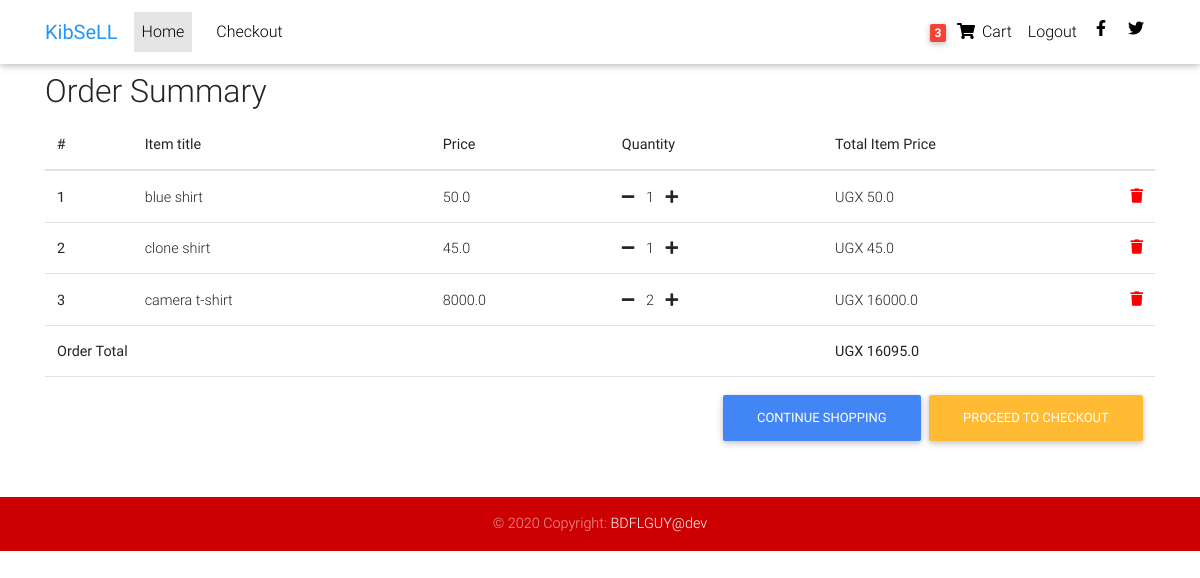
The app's page /order-summary/ (signed in), older data.
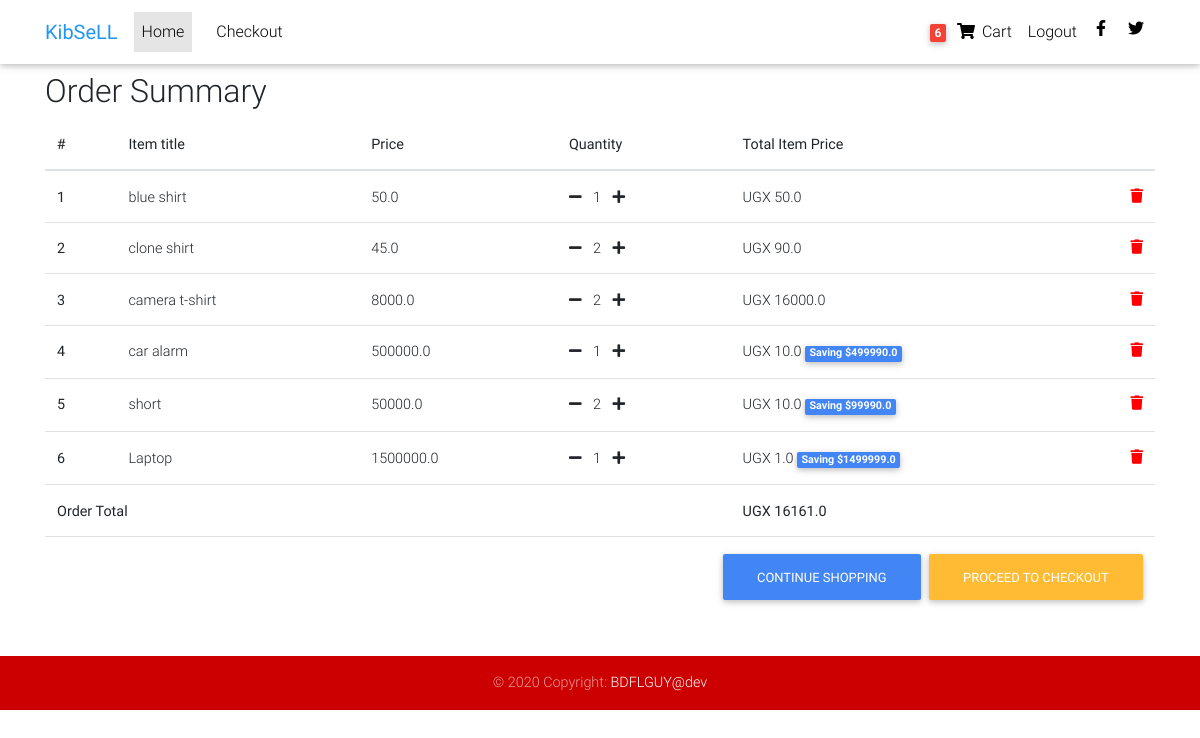
The same page, newer data.
### products/models.py (models this page shows, shortened)
class Order(models.Model):
    user = models.ForeignKey(settings.AUTH_USER_MODEL,
                             on_delete=models.CASCADE)
    ref_code = models.CharField(max_length=20, blank=True, null=True)
    items = models.ManyToManyField(OrderItem)
    start_date = models.DateTimeField(auto_now_add=True)
    ordered_date = models.DateTimeField()
    ordered = models.BooleanField(default=False)
    shipping_address = models.ForeignKey(
        'Address', related_name='shipping_address', on_delete=models.SET_NULL, blank=True, null=True)
    billing_address = models.ForeignKey(
        'Address', related_name='billing_address', on_delete=models.SET_NULL, blank=True, null=True)
    payment = models.ForeignKey(
        'Payment', on_delete=models.SET_NULL, blank=True, null=True)
    coupon = models.ForeignKey(
        'Coupon', on_delete=models.SET_NULL, blank=True, null=True)
    being_delivered = models.BooleanField(default=False)
    received = models.BooleanField(default=False)
    refund_requested = models.BooleanField(default=False)
    refund_granted = models.BooleanField(default=False)
    '''
    1. Item added to cart
    2. Adding a billing address
    (Failed checkout)
    3. Payment
    (Pre-processing, processing, packaging etc.)
    4. Being delivered
    5. Received
    6. Refunds
    '''
    def get_total(self):
        total = 0
        for order_item in self.items.all():
            total += order_item.get_final_price()
        if self.coupon:
            total -= self.coupon.amount
        return total

class OrderItem(models.Model):
    user = models.ForeignKey(settings.AUTH_USER_MODEL,
                             on_delete=models.CASCADE)
    ordered = models.BooleanField(default=False)
    item = models.ForeignKey(Item, on_delete=models.CASCADE)
    quantity = models.IntegerField(default=1)
    def get_total_item_price(self):
        return self.quantity * self.item.price
    def get_total_discount_item_price(self):
        return self.quantity * self.item.discount_price
    def get_amount_saved(self):
        return self.get_total_item_price() - self.get_total_discount_item_price()
    def get_final_price(self):
        if self.item.discount_price:
            return self.get_total_discount_item_price()
        return self.get_total_item_price()

class Item(models.Model):
    title = models.CharField(max_length=100)
    price = models.FloatField()
    discount_price = models.FloatField(blank=True, null=True)
    category = models.CharField(choices=CATEGORY_CHOICES, max_length=10)
    label = models.CharField(choices=LABEL_CHOICES, max_length=1)
    slug = models.SlugField()
    description = models.TextField()
    image = models.ImageField()

### products/views.py (the view)
# urls.py: path('order-summary/', OrderSummaryView.as_view(), name='order-summary'),
class OrderSummaryView(LoginRequiredMixin, View):
    def get(self, *args, **kwargs):
        try:
            order = Order.objects.get(user=self.request.user, ordered=False)
            context = {
                'object': order
            }
            return render(self.request, 'order_summary.html', context)
        except ObjectDoesNotExist:
            messages.warning(self.request, "You do not have an active order")
            return redirect("/")

### products/templatetags/cart_template_tags.py (called while the page is built)
@register.filter
def cart_item_count(user):
    if user.is_authenticated:
        qs = Order.objects.filter(user=user, ordered=False)
        if qs.exists():
            return qs[0].items.count()
        return 0

### products/templates/order_summary.html (shortened to what this page needs)
{% extends "base.html" %}
{% block content %}
  <main>
    <div class="container">
    <div class="table-responsive text-nowrap">
    <h2>Order Summary</h2>
    <table class="table">
        <thead>
        <tr>
            <th scope="col">#</th>
            <th scope="col">Item title</th>
            <th scope="col">Price</th>
            <th scope="col">Quantity</th>
            <th scope="col">Total Item Price</th>
        </tr>
        </thead>
        <tbody>
        {% for order_item in object.items.all %}
        <tr>
            <th scope="row">{{ forloop.counter }}</th>
            <td>{{ order_item.item.title }}</td>
            <td>{{ order_item.item.price }}</td>
            <td>
                <a href="{% url 'core:remove-single-item-from-cart' order_item.item.slug %}"><i class="fas fa-minus mr-2"></i></a>
                {{ order_item.quantity }}
                <a href="{% url 'core:add-to-cart' order_item.item.slug %}"><i class="fas fa-plus ml-2"></i></a>
            </td>
            <td>
            {% if order_item.item.discount_price %}
                UGX {{ order_item.get_total_discount_item_price }}
                <span class="badge badge-primary">Saving ${{ order_item.get_amount_saved }}</span>
            {% else %}
                UGX {{ order_item.get_total_item_price }}
            {% endif %}
            <a style='color: red;' href="{% url 'core:remove-from-cart' order_item.item.slug %}">
                <i class="fas fa-trash float-right"></i>
            </a>
            </td>
        </tr>
        {% endfor %}
        {% if object.get_total %}
        <tr>
            <td colspan="4"><b>Order Total</b></td>
            <td><b>UGX {{ object.get_total }}</b></td>
        </tr>
        <tr>
            <td colspan="5">
            <a class='btn btn-warning float-right ml-2' href='/checkout/'>Proceed to checkout</a>
            <a class='btn btn-primary float-right' href='/'>Continue shopping</a>
            </td>
        </tr>
        {% endif %}
        </tbody>
    </table>
    </div>
    </div>
  </main>
{% endblock content %}

### products/templates/base.html (shortened to what this page needs)
{% load static %}
{% load cart_template_tags %}
<html lang="en">
<head>
    <link rel="stylesheet" href="https://use.fontawesome.com/releases/v5.11.2/css/all.css">
    <link rel="stylesheet" href="{% static 'sell/css/bootstrap.min.css' %}">
    <link rel="stylesheet" href="{% static 'sell/css/mdb.min.css' %}">
    <link rel="stylesheet" href="{% static 'sell/css/style.css' %}">
</head>
<body>
<nav class="navbar fixed-top navbar-expand-lg navbar-light white scrolling-navbar">
    <div class="container">
        <a class="navbar-brand waves-effect" href="/">
            <strong class="blue-text">KibSeLL</strong>
        </a>
        <div class="collapse navbar-collapse" id="navbarSupportedContent">
            <ul class="navbar-nav mr-auto">
                <li class="nav-item active">
                    <a class="nav-link waves-effect" href="/">Home
                    </a>
                </li>
                <li class="nav-item">
                    <a class="nav-link waves-effect" href="#">
                    </a>
                </li>
                <li class="nav-item">
                    <a class="nav-link waves-effect"
                       href="/checkout">Checkout</a>
                </li>
            </ul>
            <ul class="navbar-nav nav-flex-icons">
                {% if request.user.is_authenticated %}
                <li class="nav-item">
                    <a href="{% url 'core:order-summary' %}" class="nav-link waves-effect">
                        <span class="badge red z-depth-1 mr-1"> {{ request.user|cart_item_count }} </span>
                        <i class="fas fa-shopping-cart"></i>
                        <span class="clearfix d-none d-sm-inline-block"> Cart </span>
                    </a>
                </li>
                <li class="nav-item">
                    <a class="nav-link waves-effect" href="{% url 'account_logout' %}">
                        <span class="clearfix d-none d-sm-inline-block"> Logout</span>
                    </a>
                {% endif %}
                <li class="nav-item">
                    <a href="https://www.facebook.com/" class="nav-link waves-effect" target="_blank">
                        <i class="fab fa-facebook-f"></i>
                    </a>
                </li>
                <li class="nav-item">
                    <a href="https://twitter.com/" class="nav-link waves-effect" target="_blank">
                        <i class="fab fa-twitter"></i>
                    </a>
                </li>
            </ul>
        </div>
    </div>
</nav>
<div class="mt-5 pt-4">
</div>
{% block content %}
{% endblock %}
<footer class="page-footer text-center font-small mt-4 wow fadeIn">
    <div class="footer-copyright py-3">
        © 2020 Copyright:
        <a href="https://opudaemmanuel@gmail.com" target="_blank"> BDFLGUY@dev </a>
    </div>
</footer>
</body>
</html>

### products/static/sell/css/style.css (style rules this page uses)
html, body, .view { height: 100%; }
.page-footer { background-color: red; }

### products/templates/base.html (style rules this page uses)
html, body, header, .carousel { height: 60vh; }

Row changes from the older to the newer data that the page shows:
changed OrderItem "clone shirt": quantity "1" → "2"; get_total_item_price "45.0" → "90.0"
added OrderItem: item "car alarm", item.price "500000.0", quantity "1", get_total_discount_item_price "10.0", get_amount_saved "499990.0"
added OrderItem: item "short", item.price "50000.0", quantity "2", get_total_discount_item_price "10.0", get_amount_saved "99990.0"
added OrderItem: item "Laptop", item.price "1500000.0", quantity "1", get_total_discount_item_price "1.0", get_amount_saved "1499999.0"
changed Order: get_total "16095.0" → "16161.0"
Text that changed along with them:
{{ request.user|cart_item_count }}: "3" → "6"
